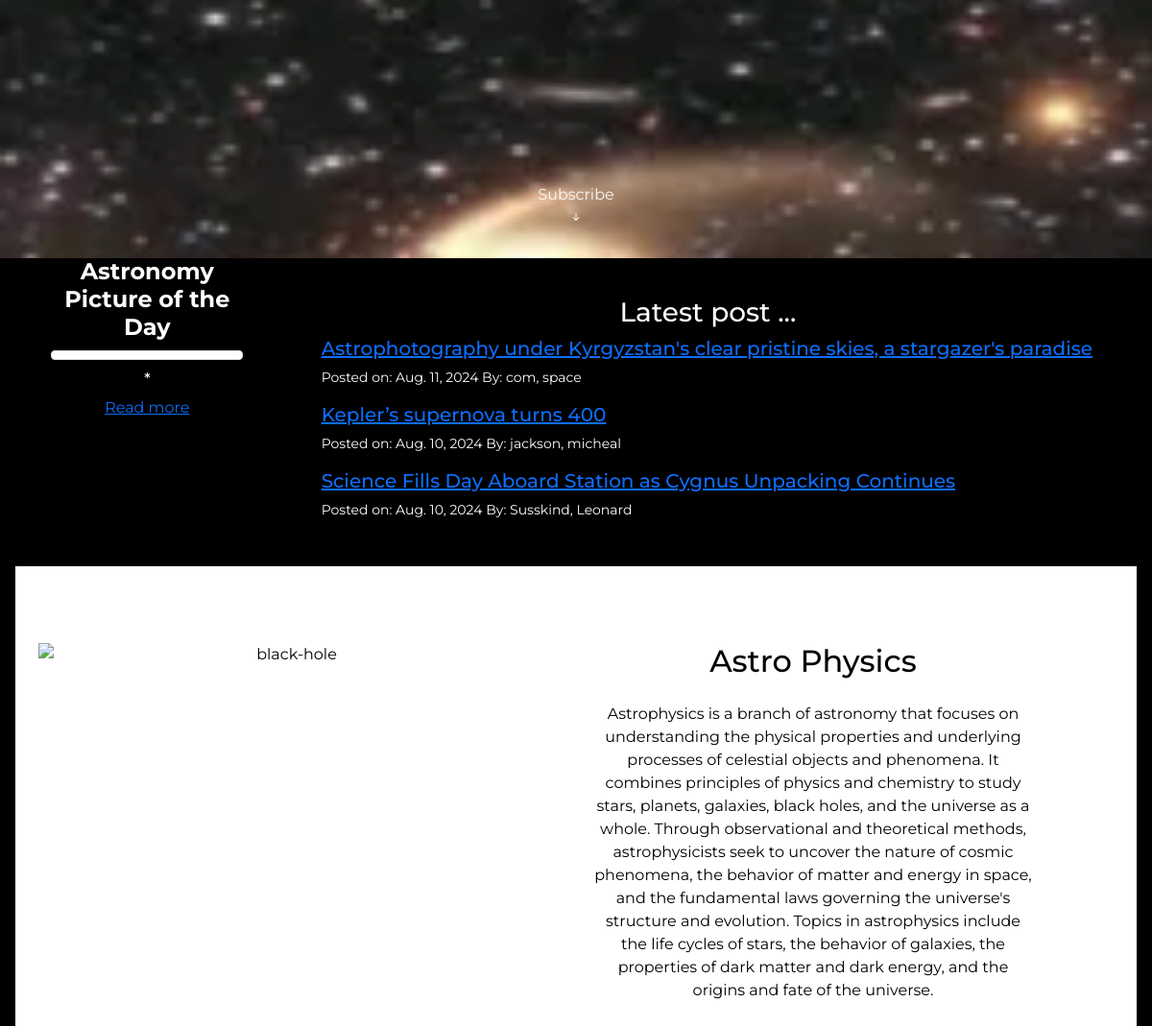
The app's page / (middle part), older data.
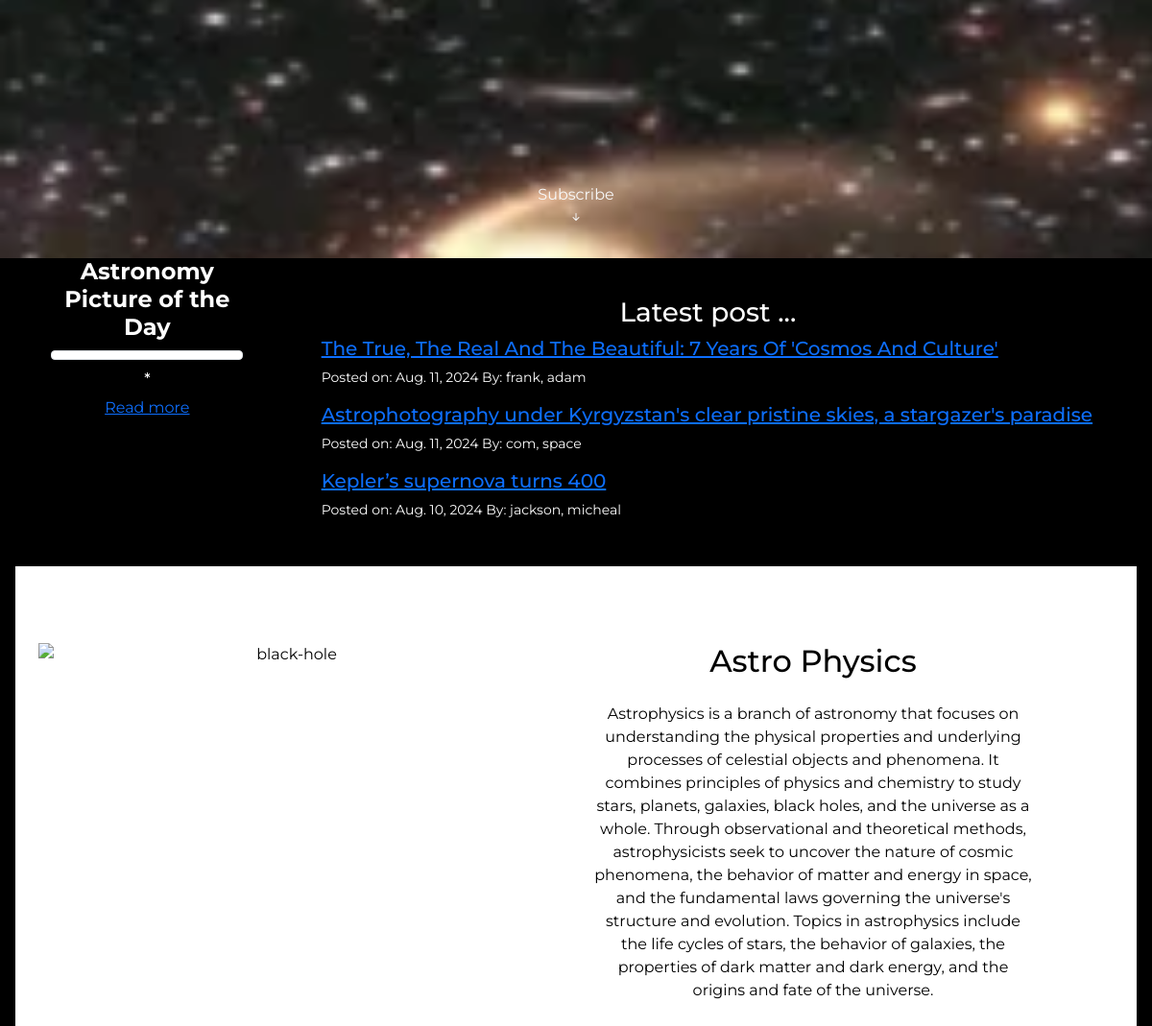
The same page, newer data.
### blogger/models.py (models this page shows, shortened)
class Post(models.Model):
    ACTIVE = 'active'
    DRAFT = 'draft'
    CHOICES_STATUS = (
    (ACTIVE, 'Active'),
    (DRAFT, 'Draft')
    )
    title = models.CharField(max_length=200)
    image = CloudinaryField('image', null = True, blank= True)
    title_tag = models.CharField(max_length=200)
    author = models.ForeignKey(User, related_name='posts', on_delete=models.CASCADE)
    body = models.TextField()
    post_date = models.DateField(auto_now_add=True)
    created_at = models.DateTimeField(auto_now_add=True)
    status = models.CharField(max_length=10, choices=CHOICES_STATUS, default=ACTIVE)
    category = models.CharField(max_length=200, default='coding')
    likes = models.ManyToManyField(User, related_name='blog_posts_likes')
    class Meta:
        ordering = ('-created_at','post_date',)

### blogger/views.py (the view)
# urls.py: path('', HomepageView.as_view(), name= 'homepage'),
class HomepageView(TemplateView):
    model = Post
    template_name = 'homepage.html'
    def get_context_data(self, **kwargs):
        context = super().get_context_data(**kwargs)
        context['posts'] = Post.objects.all()
        context['profile_names'] = Profile.objects.select_related('user').values_list('user__username', flat=True).order_by('-user__date_joined')[:7]
        return context

### blogger/templates/homepage.html (shortened to what the changed rows need)
{% load static %}
<!doctype html>
<html lang="en">
<head>
  <link href="https://cdn.jsdelivr.net/npm/bootstrap@5.0.2/dist/css/bootstrap.min.css" rel="stylesheet"
>
  <link rel="stylesheet" href="{% static 'css/styles.css' %}">
  <link rel="stylesheet" href="https://cdn.jsdelivr.net/npm/bootstrap-icons@1.7.1/font/bootstrap-icons.css">
</head>
<body>
  <div class="container-custom steps--background-black">
    <div class="d-md-flex justify-content-center">
      <div class="container-banner">
        <div class="container">
          {% with posts|slice:":1" as first_post_list %}
          {% if first_post_list.0 %}
          <h5>
            <a href="{% url 'article-detail' first_post_list.0.pk %}">{{ first_post_list.0.title }}</a>
          </h5>
          <small class="text-left">
            <p>Posted on: {{ first_post_list.0.post_date }} By: {{ first_post_list.0.author.last_name }},
              {{ first_post_list.0.author.first_name }} </p>
          </small>
          {% else %}
          <p>No post available.</p>
          {% endif %}
          {% endwith %}
        </div>
        <div class="container">
          {% with posts|slice:"1:2" as second_post_list %}
          {% if second_post_list.0 %}
          <h5>
            <a href="{% url 'article-detail' second_post_list.0.pk %}">{{ second_post_list.0.title }}</a>
          </h5>
          <small class="text-left">
            <p>Posted on: {{ second_post_list.0.post_date }} By: {{ second_post_list.0.author.last_name }},
              {{ second_post_list.0.author.first_name }} </p>
          </small>
          {% else %}
          <p>No second post available.</p>
          {% endif %}
          {% endwith %}
        </div>
        <div class="container">
          {% with posts|slice:"2:3" as third_post_list %}
          {% if third_post_list.0 %}
          <h5>
            <a href="{% url 'article-detail' third_post_list.0.pk %}">{{ third_post_list.0.title }}</a>
          </h5>
          <small class="text-left">
            <p>Posted on: {{ third_post_list.0.post_date }} By: {{ third_post_list.0.author.last_name }},
              {{ third_post_list.0.author.first_name }} </p>
          </small>
          {% else %}
          <p>No third post available.</p>
          {% endif %}
          {% endwith %}
        </div>
      </div>
    </div>
    <section class="steps steps--background-white">
      <div class="row container">
        <div class="col-12 col-sm-6 align-self-center justify-content-md-center">
          <div class="steps__content-width">
            <h1 class="h2 mb-4">Astro Physics</h1>
          </div>
        </div>
      </div>
    </section>
  </div>
</body>
</html>

Row changes from the older to the newer data that the page shows:
no longer on this page (row unchanged): Post: title "Science Fills Day Aboard Station as Cygnus Unpacking Continues", post_date "Aug. 10, 2024", author.last_name "Susskind", author.first_name "Leonard"
added Post: title "The True, The Real And The Beautiful: 7 Years Of 'Cosmos And Culture'", post_date "Aug. 11, 2024", author.last_name "frank", author.first_name "adam"
Text that changed along with them:
{{ second_post_list.0.title }}: "Kepler’s supernova turns 400" → "Astrophotography under Kyrgyzstan's clear pristine skies, a stargazer's paradise"
{{ second_post_list.0.post_date }}: "Aug. 10, 2024" → "Aug. 11, 2024"
{{ second_post_list.0.author.last_name }}: "jackson" → "com"
{{ second_post_list.0.author.first_name }}: "micheal" → "space"
{{ third_post_list.0.title }}: "Science Fills Day Aboard Station as Cygnus Unpacking Continues" → "Kepler’s supernova turns 400"
{{ third_post_list.0.author.last_name }}: "Susskind" → "jackson"
{{ third_post_list.0.author.first_name }}: "Leonard" → "micheal"
{{ first_post_list.0.title }}: "Astrophotography under Kyrgyzstan's clear pristine skies, a stargazer's paradise" → "The True, The Real And The Beautiful: 7 Years Of 'Cosmos And Culture'"
{{ first_post_list.0.author.last_name }}: "com" → "frank"
{{ first_post_list.0.author.first_name }}: "space" → "adam"
